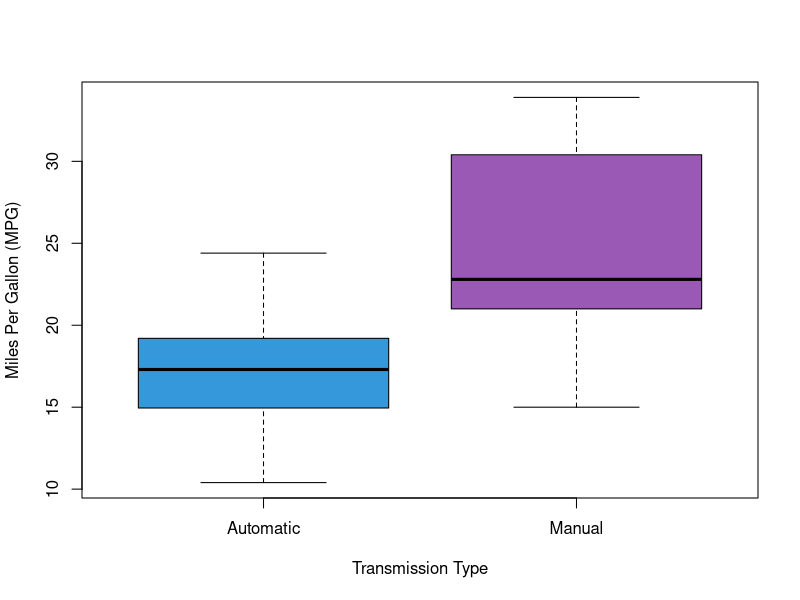
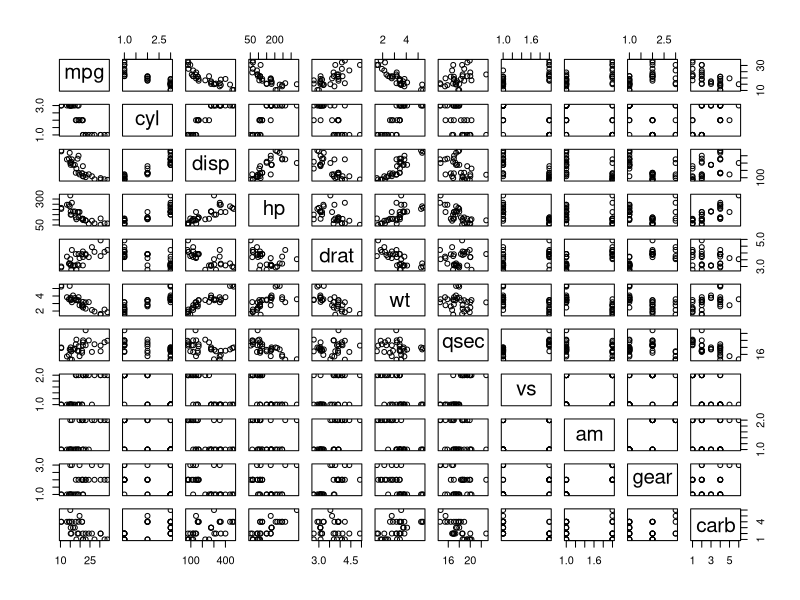

These figures' R source, in order: (Note: this script raises an error after producing the figures.)
## ---- chunk 1
library(car)
data(mtcars)
str(mtcars)

carsDataset <- mtcars
carsDataset$cyl <- factor(carsDataset$cyl)
carsDataset$vs <- factor(carsDataset$vs, labels = c("V", "S"))
carsDataset$am <- factor(carsDataset$am, labels = c("Automatic", "Manual"))
carsDataset$gear <- factor(carsDataset$gear)
carsDataset$carb <- factor(carsDataset$carb)
## ---- chunk 2
model1 <- lm(mpg ~ ., data = carsDataset)
summary(model1)
## ---- chunk 3
model2 <- step(model1, direction = "both")
summary(model2)
## ---- chunk 4
anova(model2)
## ---- chunk 5
coef(model2)
## ---- chunk 6
boxplot(mpg ~ am, data = carsDataset, col = c("#3498db", "#9b59b6"), xlab = "Transmission Type", ylab = "Miles Per Gallon (MPG)")
## ---- chunk 7
pairs(mpg ~ ., data = carsDataset)
## ---- chunk 8
residualPlots(model2, tests = FALSE)
## ---- chunk 9
par(mfrow = c(2,2))
plot(model2)
